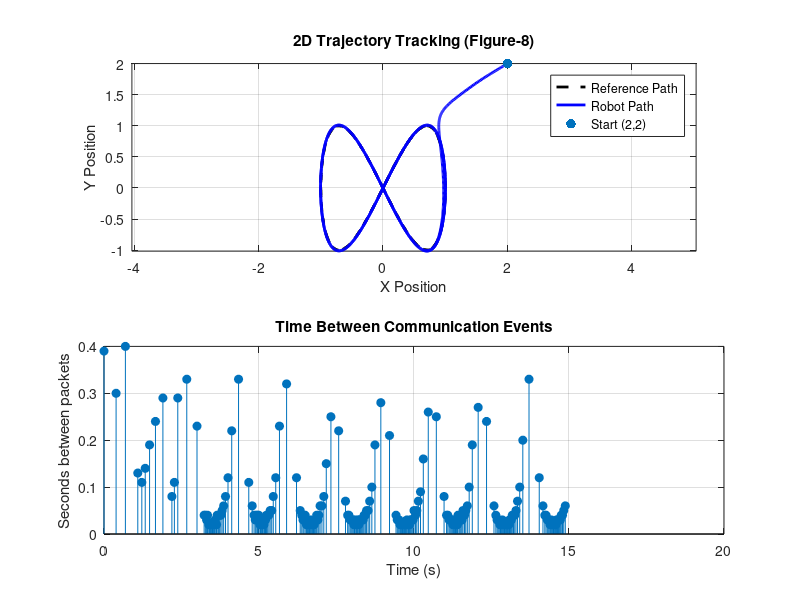

Recreate this plot in MATLAB.
% =========================================================================
% 2D Event-Triggered Polynomial Control (Figure-8 Tracking)
% =========================================================================
clear; clc; close all;

% --- 1. 2D SYSTEM DYNAMICS & LQR ---
A = [0 1 0 0; 0 0 0 0; 0 0 0 1; 0 0 0 0];
B = [0 0; 1 0; 0 0; 0 1];

% Q penalizes X-pos, X-vel, Y-pos, Y-vel
Q = diag([10, 1, 10, 1]); 
% R penalizes X-accel, Y-accel effort
R = diag([0.1, 0.1]);     

K = lqr(A, B, Q, R);      % Calculate 2x4 Gain Matrix
P = lyap((A - B*K)', Q);  % Lyapunov matrix for the trigger

% --- 2. SIMULATION SETUP ---
dt = 0.01;                % 10ms time step
t_final = 15;             % Simulate 15 seconds to see multiple loops
time = 0:dt:t_final;
N = length(time);

% Start off-path at (x=2, y=2) and zero velocity
x = [2; 0; 2; 0];         
t_k = 0;                  % First event at t=0
sigma = 0.05;             % Strictness of event trigger

% Pre-compute matrix powers for polynomial
A_cl = A - B*K;
A_cl_2 = A_cl * A_cl;

% Storage for plotting
x_hist = zeros(4, N);
xr_hist = zeros(4, N);
event_times = [];

% --- 3. MAIN LOOP ---
for i = 1:N
    t = time(i);
    
    % a) Define Figure-8 Reference Trajectory
    xr = [sin(t); cos(t); sin(2*t); 2*cos(2*t)];
    ur = [-sin(t); -4*sin(2*t)];
    ur_dot = [-cos(t); -8*cos(2*t)];
    ur_ddot = [sin(t); 16*sin(2*t)];
    
    % Exact error
    e = x - xr;
    
    % b) Calculate Polynomial Coefficients at Event Time
    if t == t_k
        event_times = [event_times, t]; 
        c0 = ur - K*e;
        c1 = ur_dot - K * A_cl * e;
        c2 = 0.5 * (ur_ddot - K * A_cl_2 * e);
    end
    
    % c) Actuator Applies Polynomial Control
    delta_t = t - t_k;
    u_applied = c0 + c1*delta_t + c2*(delta_t^2);
    
    % d) Lyapunov Event Trigger Check
    u_ideal = ur - K*e;
    epsilon = u_applied - u_ideal;
    
    trigger_left = norm(2 * e' * P * B * epsilon);
    trigger_right = sigma * (e' * Q * e);
    
    if trigger_left >= trigger_right && t > t_k
        t_k = t + dt; % Trigger next event!
    end
    
    % e) Update Physics
    x = x + (A*x + B*u_applied) * dt;
    
    % Save data
    x_hist(:, i) = x;
    xr_hist(:, i) = xr;
end

% --- 4. PLOT RESULTS ---
figure('Position', [100, 100, 800, 600]);

% Plot 1: 2D Map Trajectory
subplot(2,1,1);
plot(xr_hist(1,:), xr_hist(3,:), 'k--', 'LineWidth', 2); hold on;
plot(x_hist(1,:), x_hist(3,:), 'b', 'LineWidth', 2);
scatter(x_hist(1,1), x_hist(3,1), 50, 'ro', 'filled'); % Start point
title('2D Trajectory Tracking (Figure-8)');
xlabel('X Position'); ylabel('Y Position');
legend('Reference Path', 'Robot Path', 'Start (2,2)'); 
grid on; axis equal;

% Plot 2: Event Times
subplot(2,1,2);
stem(event_times(1:end-1), diff(event_times), 'filled');
title('Time Between Communication Events');
xlabel('Time (s)'); ylabel('Seconds between packets'); 
grid on;

fprintf('Events triggered: %d out of %d steps.\n', length(event_times), N);
